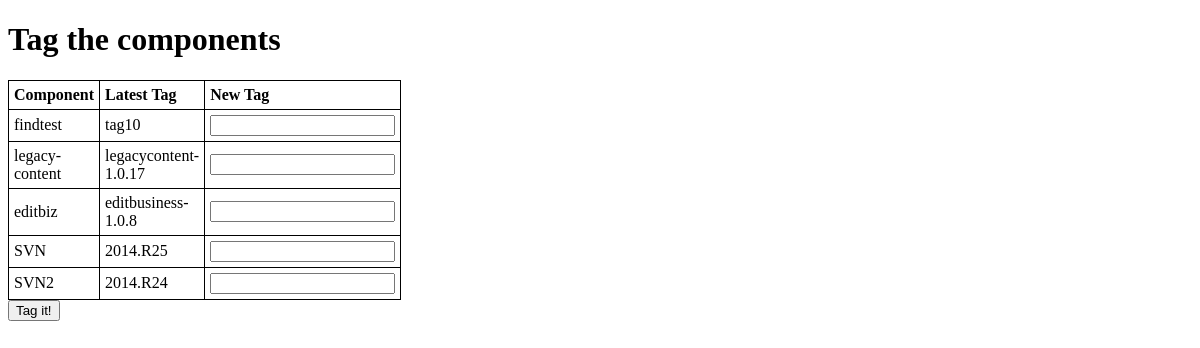
Before: /tagging/tagit/ with the older database file.
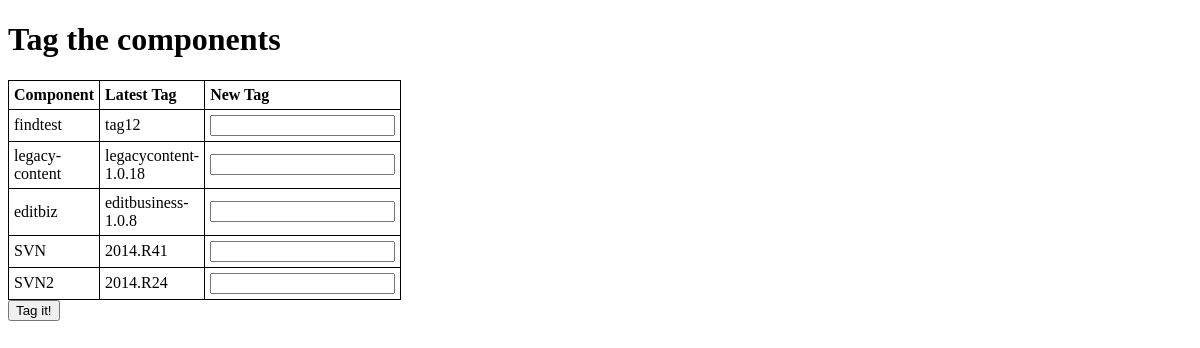
After: the same page with the newer database file.
### tagging/models.py (models this page shows, shortened)
class tag_history(models.Model):
	component_name    = models.ForeignKey(components,primary_key=True)
        tag               = models.CharField(max_length=30)
        datetime          = models.DateField("When")
        latest_tag        = models.BooleanField()
	def __unicode__(self):
		return u'%s %s' % (self.component_name, self.latest_tag)
	def tagname(self):
                return self.tag
        def componentname(self):
                return self.component_name

class components(models.Model):
	component_name  = models.CharField("Component's Name",max_length=50,primary_key=True)
	component_type  = models.CharField("Component's Type",max_length=20)
        version_control = models.ForeignKey(vc_credentials)
        repo_path       = models.URLField("URL for git/svn")
        branch          = models.CharField("Branch",max_length=20)
	def __unicode__(self):
		return self.component_name
	def type(self):
		return self.component_type
	def vc(self):
		return self.version_control
	def repo(self):
		return self.repo_path
	def comp_branch(self):
		return self.branch

### tagging/views.py (the view)
def tagit(request):
	tagslist = models.tag_history.objects.all()
        return render(request, 'tagit.html', {'tags' : tagslist})

### templates/tagit.html (shortened to what this page needs)
<!DOCTYPE html>
<html>
<head>
<h1>Tag the components</h1>
<table style="width:300px">
<tr>
  <th>Component</th>
  <th>Latest Tag</th>
  <th>New Tag</th>
</tr>
<form action="/tagging/tagged/" method="post">
{% for component in tags %}
<tr>
  <td>{{ component.componentname }}</td>
  <td>{{ component.tagname }}</td>
  <td><input type="text" name={{ component.componentname }}></td>
</tr>
{% endfor %}
</table>
<input type="submit" value="Tag it!">
</body>
</html>

Changed rows visible on the page:
changed tag_history "findtest": tagname "tag10" → "tag12"
changed tag_history "legacy-content": tagname "legacycontent-1.0.17" → "legacycontent-1.0.18"
changed tag_history "SVN": tagname "2014.R25" → "2014.R41"
